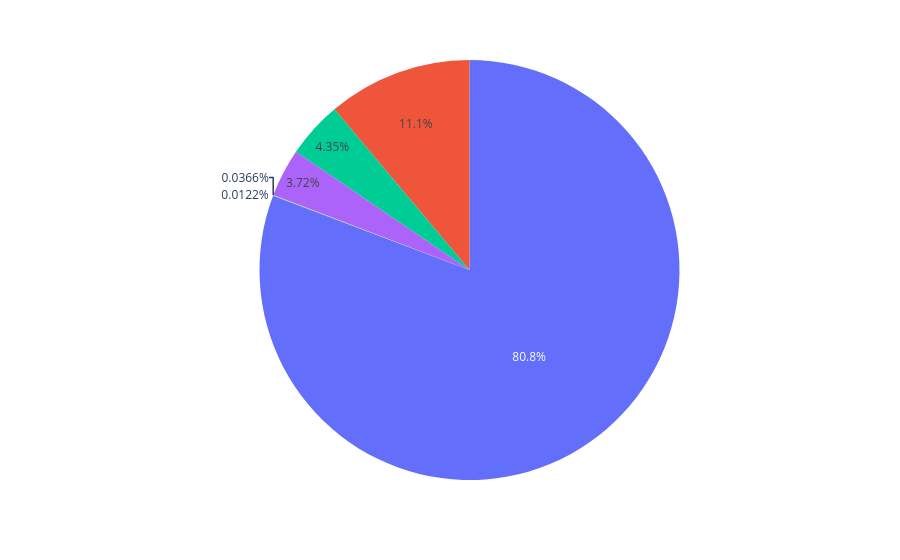

Notebook cell for this chart:
### Code cell
fig = px.pie(values=ratings.values)

fig.show()

### Figure 1 — Plotly figure (JSON) as saved in the notebook; plotly's stock layout.template omitted (floating-point values rounded to 4 significant figures)
{"data": [{"domain": {"x": [0, 1], "y": [0, 1]}, "hovertemplate": "value=%{value}<extra></extra>", "legendgroup": "", "name": "", "showlegend": false, "type": "pie", "values": [6621, 912, 357, 305, 3, 1]}], "layout": {"legend": {"tracegroupgap": 0}, "margin": {"t": 60}}}
